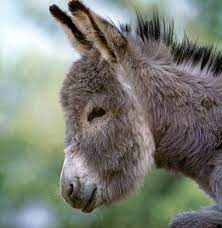
#> input picture projects/Ascii_art/img2.png, 222 x 228 px
$ python make_art.py img2.png
#> lines starting #> are read from the running program, lines starting #| are printed output that depends on the picture
#!/usr/bin/env python3

import cv2  # Corrected import for OpenCV
import numpy as np
import sys

symbols_list = ["#", "-", "*", ".", "+", "o"]
threshold_list = [0, 50, 100, 150, 200]

def print_out_ascii(array):
    """Prints the coded image with symbols."""
    for row in array:
        for e in row:
            # Select symbol based on the type of coding
            print(symbols_list[int(e) % len(symbols_list)], end="")
        print()

def img_to_ascii(image):
    """Returns the numeric coded image."""
    # Resizing parameters
    height, width = image.shape
    new_width = int(width / 20)
    new_height = int(height / 40)

    # Resize image to fit the printing screen
    resized_image = cv2.resize(image, (new_width, new_height))

    # Initialize an empty array for the thresholded image
    thresh_image = np.zeros(resized_image.shape)

    for i, threshold in enumerate(threshold_list):
        # Assign corresponding values according to the index of threshold applied
        thresh_image[resized_image > threshold] = i

    return thresh_image

if __name__ == "__main__":
    if len(sys.argv) < 2:
        print("Image Path not specified: Using sample_image.png\n")
        image_path = "sample_image.png"  # Default image path
    else:
        print("Using {} as Image Path\n".format(sys.argv[1]))
        image_path = sys.argv[1]

    image = cv2.imread(image_path, cv2.IMREAD_GRAYSCALE)  # Read image in grayscale
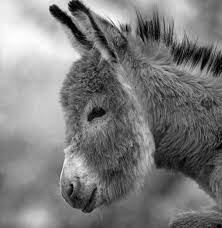
#> image: shape (228, 222); min 0, max 255, mean 124.5

    if image is None:
        print("Error: Could not read image.")
        sys.exit(1)

    ascii_art = img_to_ascii(image)
    print_out_ascii(ascii_art)
#> the loop in print_out_ascii, `for row in array:` made 5 passes
#> row on passes 1 to 5: [4, 4, 3, 0, 1, 3, 3, 0, 3, 3, 2], [4, 3, 4, 3, 2, 1, 1, 2, 2, 2, 1], [3, 3, 3, 2, 0, 2, 2, 1, 1, 1, 1], [2, 2, 2, 3, 1, 1, 1, 3, 0, 1, 1], [2, 2, 2, 1, 1, 1, 2, 1, 2, 2, 2]

$ run again, on projects/Convert_a_image_to_pdf/images/img1.jpeg
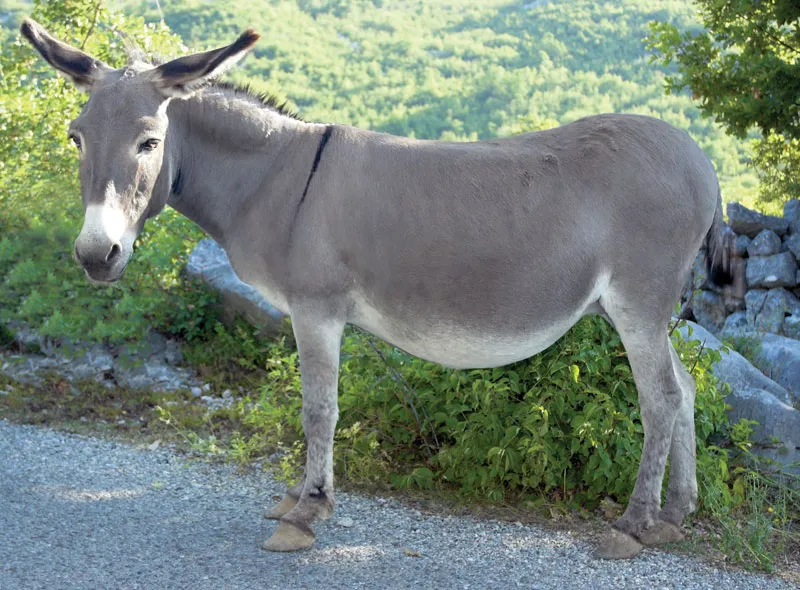
#> input picture projects/Convert_a_image_to_pdf/images/img1.jpeg, 800 x 590 px
#> `image = cv2.imread(image_path, cv2.IMREAD_GRAYSCALE)`:
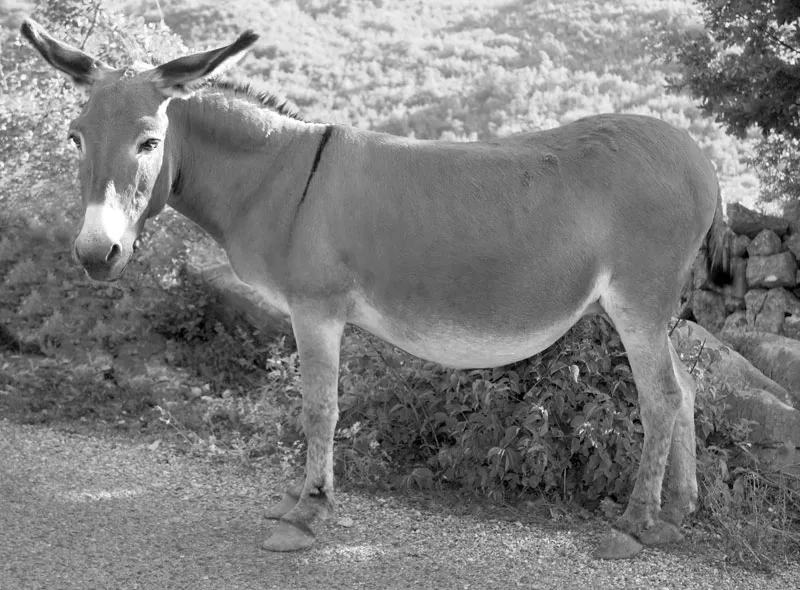
#> image: shape (590, 800); min 0, max 255, mean 126.6
#> the loop in print_out_ascii, `for row in array:` made 14 passes
